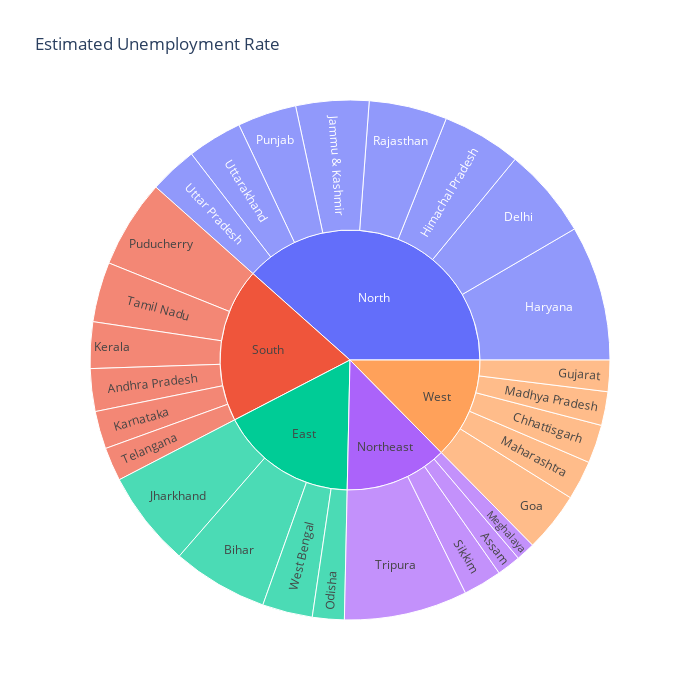

The cell this chart's notebook holds for it:
### Code cell
unemployment = data[["States","Region","Estimated Unemployment Rate","Frequency"]]
figure = px.sunburst(unemployment,path=["Region","States"],
                     values= "Estimated Unemployment Rate",
                     width= 700,height= 700,color_continuous_scale="RdY1Gn",
                     title= "Estimated Unemployment Rate")
figure.show()

### Figure 1 — Plotly figure (JSON) as saved in the notebook; plotly's stock layout.template omitted (floating-point values rounded to 4 significant figures)
{"data": [{"branchvalues": "total", "domain": {"x": [0, 1], "y": [0, 1]}, "hovertemplate": "labels=%{label}<br>Estimated Unemployment Rate=%{value}<br>parent=%{parent}<br>id=%{id}<extra></extra>", "ids": ["South/Andhra Pradesh", "Northeast/Assam", "East/Bihar", "West/Chhattisgarh", "North/Delhi", "West/Goa", "West/Gujarat", "North/Haryana", "North/Himachal Pradesh", "North/Jammu & Kashmir", "East/Jharkhand", "South/Karnataka", "South/Kerala", "West/Madhya Pradesh", "West/Maharashtra", "Northeast/Meghalaya", "East/Odisha", "South/Puducherry", "North/Punjab", "North/Rajasthan", "Northeast/Sikkim", "South/Tamil Nadu", "South/Telangana", "Northeast/Tripura", "North/Uttar Pradesh", "North/Uttarakhand", "East/West Bengal", "East", "North", "Northeast", "South", "West"], "labels": ["Andhra Pradesh", "Assam", "Bihar", "Chhattisgarh", "Delhi", "Goa", "Gujarat", "Haryana", "Himachal Pradesh", "Jammu & Kashmir", "Jharkhand", "Karnataka", "Kerala", "Madhya Pradesh", "Maharashtra", "Meghalaya", "Odisha", "Puducherry", "Punjab", "Rajasthan", "Sikkim", "Tamil Nadu", "Telangana", "Tripura", "Uttar Pradesh", "Uttarakhand", "West Bengal", "East", "North", "Northeast", "South", "West"], "name": "", "parents": ["South", "Northeast", "East", "West", "North", "West", "West", "North", "North", "North", "East", "South", "South", "West", "West", "Northeast", "East", "South", "North", "North", "Northeast", "South", "South", "Northeast", "North", "North", "East", "", "", "", "", ""], "type": "sunburst", "values": [86.64, 48.56, 194.7, 78.19, 184.1, 121.7, 63.76, 274.8, 160.7, 148.3, 195.4, 76.68, 94.34, 68.54, 79.79, 38.66, 64.62, 179.4, 119.8, 158.7, 78.34, 121.9, 68.33, 250.6, 97.37, 111.6, 101.9, 556.6, 1255.0, 416.1, 627.3, 411.9]}], "layout": {"height": 700, "legend": {"tracegroupgap": 0}, "title": {"text": "Estimated Unemployment Rate"}, "width": 700}}
